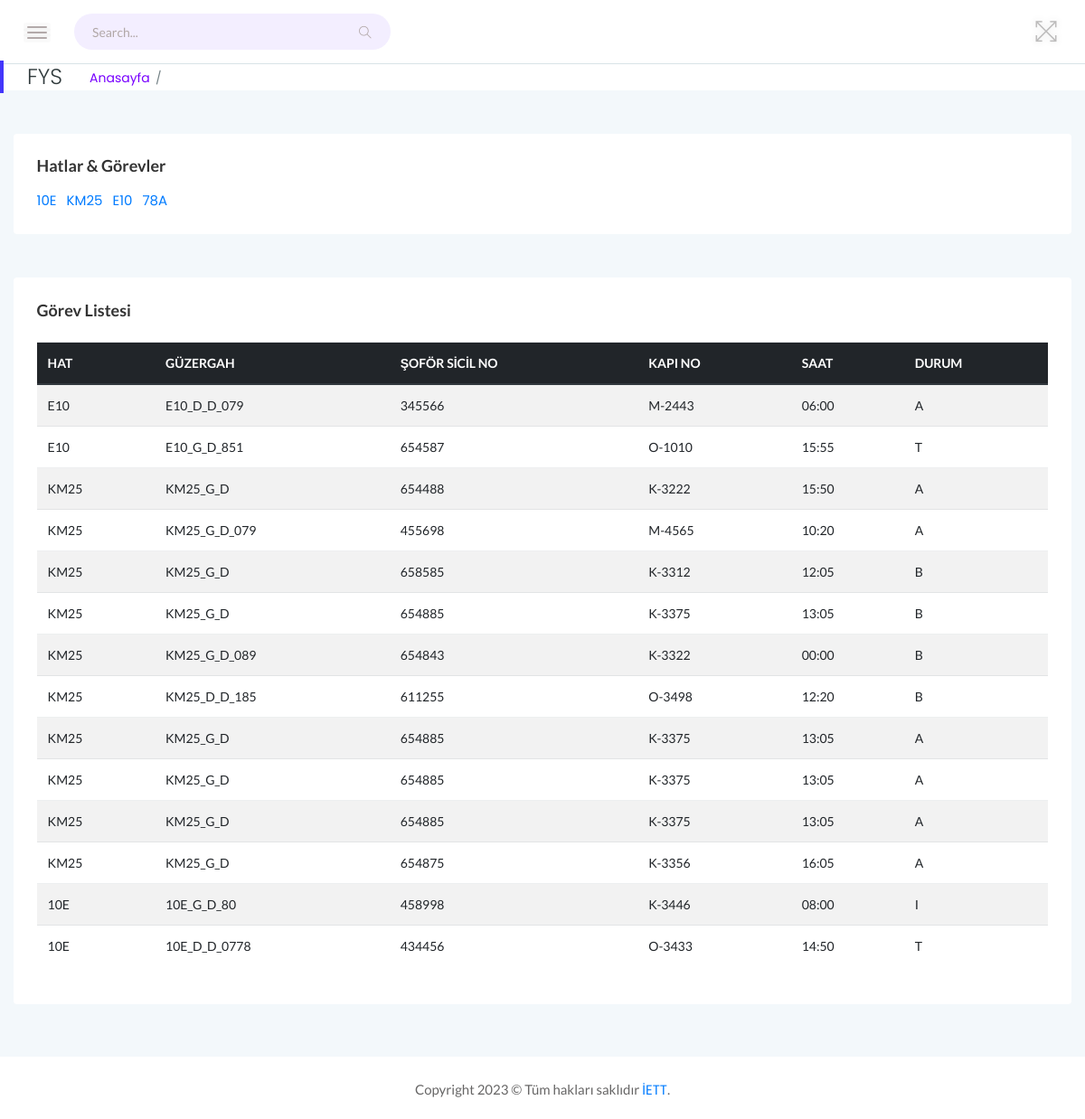
Screenshot of /srtdash/index.php with the database file from the repository.
### tables this page shows
CREATE TABLE `hat` (
  `HatID` int(11) NOT NULL,
  `HatKod` varchar(50) NOT NULL,
  `HatAd` varchar(50) NOT NULL
);

CREATE TABLE `gorev` (
  `ID` int(11) NOT NULL,
  `HatID` int(11) NOT NULL,
  `GuzergahID` varchar(50) NOT NULL,
  `AracID` varchar(50) NOT NULL,
  `SaatID` time NOT NULL,
  `SoforID` int(11) NOT NULL,
  `DurumID` int(11) NOT NULL,
  `KayitZamaniID` date NOT NULL
);

CREATE TABLE `durumlar` (
  `DurumID` int(11) NOT NULL,
  `DurumAdi` varchar(1) DEFAULT NULL
);

### srtdash/index.php (the view, shortened to what this page needs)
<!doctype html>
<html class="no-js" lang="en">
<head>
    <link rel="stylesheet" href="assets/css/bootstrap.min.css">
    <link rel="stylesheet" href="assets/css/font-awesome.min.css">
    <link rel="stylesheet" href="assets/css/themify-icons.css">
    <link rel="stylesheet" href="assets/css/metisMenu.css">
    <link rel="stylesheet" href="assets/css/owl.carousel.min.css">
    <link rel="stylesheet" href="assets/css/slicknav.min.css">
    <link rel="stylesheet" href="assets/css/typography.css">
    <link rel="stylesheet" href="assets/css/default-css.css">
    <link rel="stylesheet" href="assets/css/styles.css">
    <link rel="stylesheet" href="assets/css/responsive.css">
</head>
<body>
    <div class="page-container">
        <div class="main-content">
            <div class="header-area">
                <div class="row align-items-center">
                    <div class="col-md-6 col-sm-8 clearfix">
                        <div class="nav-btn pull-left">
                            <span></span>
                            <span></span>
                            <span></span>
                        </div>
                        <div class="search-box pull-left">
                            <form action="#">
                                <input type="text" name="search" placeholder="Search..." required>
                                <i class="ti-search"></i>
                            </form>
                        </div>
                    </div>
                    <div class="col-md-6 col-sm-4 clearfix">
                        <ul class="notification-area pull-right">
                            <li id="full-view"><i class="ti-fullscreen"></i></li>
                        </ul>
                    </div>
                </div>
            </div>
            <div class="page-title-area">
                <div class="row align-items-center">
                    <div class="col-sm-6">
                        <div class="breadcrumbs-area clearfix">
                            <h4 class="page-title pull-left">FYS</h4>
                            <ul class="breadcrumbs pull-left">
                                <li><a href="index.php">Anasayfa</a></li>
                            </ul>
                        </div>
                    </div>
                </div>
            </div>
            <div class="main-content-inner">
                <div class="row mt-5 mb-5">
                    <div class="col-12">
                        <div class="card">
                            <div class="card-body">
                                <div class="d-sm-flex justify-content-between align-items-center">
                                    <h4 class="header-title mb-0">Hatlar & Görevler</h4>
                                </div>
                                <div class="mt-3">
                                    <ul class="horizontal-list">
                                        <?php
                                        include("ayar.php");
                                        $HatSorgu = "SELECT * FROM hat";
                                        $HatSonuc = $baglanti->query($HatSorgu);
                                        if ($HatSonuc->num_rows > 0) {
                                            while ($HatCikti = $HatSonuc->fetch_assoc()) {
                                                echo '<li><a href="gorevler.php?hat_id=' . $HatCikti["HatID"] . '">' . $HatCikti["HatKod"] . '</a></li>';
                                            }
                                        } else {
                                            echo '<p>Henüz hiç hat eklenmemiş</p>';
                                        }
                                        ?>
                                    </ul>
                                </div>
                            </div>
                        </div>
                    </div>
                </div>
                <div class="row mt-5">
                    <div class="col-12">
                        <div class="card">
                            <div class="card-body">
                                <h4 class="header-title mb-4">Görev Listesi</h4>
                                <div class="table-responsive">
                                    <table class="table table-striped">
                                        <thead class="thead-dark">
                                            <tr>
                                                <th scope="col">HAT</th>
                                                <th scope="col">GÜZERGAH</th>
                                                <th scope="col">ŞOFÖR SİCİL NO</th>
                                                <th scope="col">KAPI NO</th>
                                                <th scope="col">SAAT</th>
                                                <th scope="col">DURUM</th>
                                            </tr>
                                        </thead>
                                        <tbody>
                                            <?php
                                            include("ayar.php");
                                            $gorevSorgu = "SELECT g.*, h.HatKod, d.DurumAdi
               FROM gorev g
               INNER JOIN hat h ON g.HatID = h.HatID
               INNER JOIN durumlar d ON g.DurumID = d.DurumID
               ORDER BY
                   CASE
                       WHEN h.HatKod BETWEEN 'A' AND 'Z' THEN 1
                       WHEN h.HatKod BETWEEN '1' AND '9' THEN 2
                       ELSE 3
                   END,
                   h.HatKod";
                                            $gorevSonuc = $baglanti->query($gorevSorgu);
                                            if ($gorevSonuc->num_rows > 0) {
                                                while ($gorevCikti = $gorevSonuc->fetch_assoc()) {
                                                    echo "<tr>";
                                                    echo "<td>" . $gorevCikti["HatKod"] . "</td>";
                                                    echo "<td>" . $gorevCikti["GuzergahID"] . "</td>";
                                                    echo "<td>" . $gorevCikti["SoforID"] . "</td>";
                                                    echo "<td>" . $gorevCikti["AracID"] . "</td>";
                                                    echo "<td>" . substr($gorevCikti["SaatID"], 0, 5) . "</td>";
                                                    echo "<td>" . $gorevCikti["DurumAdi"] . "</td>";
                                                    echo "</tr>";
                                                }
                                            } else {
                                                echo "<tr><td colspan='6'>Henüz hiç görev eklenmemiş</td></tr>";
                                            }
                                            ?>
                                        </tbody>
                                    </table>
                                </div>
                            </div>
                        </div>
                    </div>
                </div>
            </div>
            <footer>
                <div class="footer-area mt-2">
                    <p>Copyright 2023 © Tüm hakları saklıdır <a href="https://iett.gov.tr/">İETT</a>.</p>
                </div>
            </footer>
        </div>
</body>
</html>

### srtdash/assets/css/styles.css (style rules this page uses)
.page-container { width: 100%; height: 100%; min-height: 100vh; padding-left: 280px; -webkit-transition: padding-left 0.3s ease 0s; transition: padding-left 0.3s ease 0s; }
.sbar_collapsed.page-container { padding-left: 0; }
.card { border: none; border-radius: 4px; background-color: #fff; -webkit-transition: all 0.3s ease 0s; transition: all 0.3s ease 0s; }
.card-body { padding: 25.6px; padding: 1.6rem; }
.main-content { width: 100%; background: #F3F8FB; }
.main-content-inner { padding: 0 30px 50px; }
.header-area { padding: 15px 30px; background: #fff; border-bottom: 1px solid #d8e3e7; }
.nav-btn { margin: 10px 30px 0 0; cursor: pointer; }
.nav-btn span { display: block; width: 22px; height: 2px; background: #b3aaaa; margin: 4px 0; border-radius: 15px; -webkit-transition: all 0.3s ease 0s; transition: all 0.3s ease 0s; box-shadow: 0 0 0 4px rgba(99, 96, 96, 0.03); }
.nav-btn span:nth-child(2) { opacity: 0; }
.nav-btn span:first-child { -webkit-transform: rotate(45deg)translate(5px, 5px); transform: rotate(45deg)translate(5px, 5px); }
.nav-btn span:last-child { -webkit-transform: rotate(-45deg)translate(3px, -3px); transform: rotate(-45deg)translate(3px, -3px); }
.sbar_collapsed .nav-btn span { transform: none; opacity: 1; }
.search-box form { position: relative; }
.search-box input { width: 350px; border-radius: 33px; border: none; height: 40px; padding-left: 20px; padding-right: 40px; letter-spacing: 0; background: #f3eeff; }
.search-box form i { position: absolute; right: 21px; top: 14px; font-size: 14px; color: #b1a7a7; }
.notification-area { -webkit-user-select: none; -moz-user-select: none; -ms-user-select: none; user-select: none; position: relative; z-index: 1; }
.notification-area li { display: inline-block; margin-left: 20px; cursor: pointer; -webkit-user-select: none; -moz-user-select: none; -ms-user-select: none; user-select: none; }
.notification-area li>i { font-size: 26px; color: #bdbcbc; vertical-align: middle; text-shadow: 0 0 8px rgba(0, 0, 0, 0.12); -webkit-transition: color 0.3s ease 0s; transition: color 0.3s ease 0s; }
.notification-area li#full-view { display: inline-block; }
.page-title-area { padding: 0 30px; background: #fff; position: relative; }
.page-title-area:before { content: ''; position: absolute; left: 0; top: 50%; width: 4px; height: 36px; background: var(--primary-color); -webkit-transform: translateY(-50%); transform: translateY(-50%); }
.page-title { font-size: 24px; font-weight: 300; color: #313b3d; letter-spacing: 0; margin-right: 30px; }
ul.breadcrumbs { margin-top: 4px; }
.breadcrumbs li { display: inline-block; }
.breadcrumbs li a, .breadcrumbs li span { display: block; font-size: 14px; font-weight: 400; color: #7801ff; letter-spacing: 0; margin-right: 16px; position: relative; }
.breadcrumbs li a:before { content: '/'; color: #768387; position: absolute; right: -13px; top: 0; }
.header-title { font-family: 'Lato', sans-serif; font-size: 18px; font-weight: 600; letter-spacing: 0; color: #333; text-transform: capitalize; margin-bottom: 17px; }
.footer-area { text-align: center; padding: 23px 0 19px; background: #fff; }
.footer-area p { color: #676666; margin-bottom: 0; }
table tr th { border-bottom: none; }
table tr th, table tr td { border-top: 1px solid rgba(120, 130, 140, 0.13) !important; }

### srtdash/index.php (style rules this page uses)
.horizontal-list { display: flex; list-style: none; padding: 0; }
.horizontal-list li { margin-right: 11px; }
.horizontal-list li a { font-size: 15px; }

### rows the page displays
hat: HatKod "10E"
hat: HatKod "KM25"
hat: HatKod "E10"
hat: HatKod "78A"
gorev: HatID.HatKod "E10", GuzergahID "E10_D_D_079", SoforID "345566", AracID "M-2443", SaatID "06:00", DurumID.DurumAdi "A"
gorev: HatID.HatKod "E10", GuzergahID "E10_G_D_851", SoforID "654587", AracID "O-1010", SaatID "15:55", DurumID.DurumAdi "T"
gorev: HatID.HatKod "KM25", GuzergahID "KM25_G_D", SoforID "654488", AracID "K-3222", SaatID "15:50", DurumID.DurumAdi "A"
gorev: HatID.HatKod "KM25", GuzergahID "KM25_G_D_079", SoforID "455698", AracID "M-4565", SaatID "10:20", DurumID.DurumAdi "A"
gorev: HatID.HatKod "KM25", GuzergahID "KM25_G_D", SoforID "658585", AracID "K-3312", SaatID "12:05", DurumID.DurumAdi "B"
gorev: HatID.HatKod "KM25", GuzergahID "KM25_G_D", SoforID "654885", AracID "K-3375", SaatID "13:05", DurumID.DurumAdi "B"
gorev: HatID.HatKod "KM25", GuzergahID "KM25_G_D_089", SoforID "654843", AracID "K-3322", SaatID "00:00", DurumID.DurumAdi "B"
gorev: HatID.HatKod "KM25", GuzergahID "KM25_D_D_185", SoforID "611255", AracID "O-3498", SaatID "12:20", DurumID.DurumAdi "B"
gorev: HatID.HatKod "KM25", GuzergahID "KM25_G_D", SoforID "654885", AracID "K-3375", SaatID "13:05", DurumID.DurumAdi "A"
gorev: HatID.HatKod "KM25", GuzergahID "KM25_G_D", SoforID "654885", AracID "K-3375", SaatID "13:05", DurumID.DurumAdi "A"
gorev: HatID.HatKod "KM25", GuzergahID "KM25_G_D", SoforID "654885", AracID "K-3375", SaatID "13:05", DurumID.DurumAdi "A"
gorev: HatID.HatKod "KM25", GuzergahID "KM25_G_D", SoforID "654875", AracID "K-3356", SaatID "16:05", DurumID.DurumAdi "A"
gorev: HatID.HatKod "10E", GuzergahID "10E_G_D_80", SoforID "458998", AracID "K-3446", SaatID "08:00", DurumID.DurumAdi "I"
gorev: HatID.HatKod "10E", GuzergahID "10E_D_D_0778", SoforID "434456", AracID "O-3433", SaatID "14:50", DurumID.DurumAdi "T"
